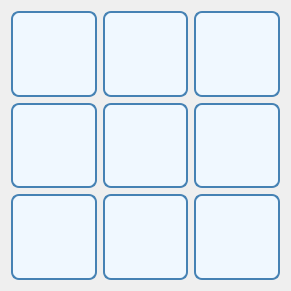
  <widget class="QWidget" name="gridLayoutWidget_11">
   <property name="geometry">
    <rect>
     <x>510</x>
     <y>140</y>
     <width>291</width>
     <height>291</height>
    </rect>
   </property>
   <layout class="QGridLayout" name="gridLayout_5">
    <item row="0" column="2">
     <widget class="QLabel" name="r03">
      <property name="font">
       <font>
        <family>Segoe UI</family>
        <pointsize>12</pointsize>
        <weight>75</weight>
        <italic>false</italic>
        <bold>true</bold>
       </font>
      </property>
      <property name="styleSheet">
       <string notr="true">QLabel {
    background-color: #f0f8ff;       /* Màu nền xanh nhạt */
    border: 2px solid #4682b4;       /* Viền xanh đậm */
    border-radius: 8px;              /* Bo góc */
    color: #000080;                  /* Màu chữ xanh đậm */
    qproperty-alignment: AlignCenter; /* Căn giữa nội dung */
    padding: 5px;
}

QLabel:hover {
    background-color: #dbeeff;       /* Hiệu ứng khi hover */
    border: 2px solid #1e90ff;
}
</string>
      </property>
      <property name="text">
       <string/>
      </property>
     </widget>
    </item>
    <item row="0" column="1">
     <widget class="QLabel" name="r02">
      <property name="font">
       <font>
        <family>Segoe UI</family>
        <pointsize>12</pointsize>
        <weight>75</weight>
        <italic>false</italic>
        <bold>true</bold>
       </font>
      </property>
      <property name="styleSheet">
       <string notr="true">QLabel {
    background-color: #f0f8ff;       /* Màu nền xanh nhạt */
    border: 2px solid #4682b4;       /* Viền xanh đậm */
    border-radius: 8px;              /* Bo góc */
    color: #000080;                  /* Màu chữ xanh đậm */
    qproperty-alignment: AlignCenter; /* Căn giữa nội dung */
    padding: 5px;
}

QLabel:hover {
    background-color: #dbeeff;       /* Hiệu ứng khi hover */
    border: 2px solid #1e90ff;
}
</string>
      </property>
      <property name="text">
       <string/>
      </property>
     </widget>
    </item>
    <item row="0" column="0">
     <widget class="QLabel" name="r01">
      <property name="font">
       <font>
        <family>Segoe UI</family>
        <pointsize>12</pointsize>
        <weight>75</weight>
        <italic>false</italic>
        <bold>true</bold>
       </font>
      </property>
      <property name="styleSheet">
       <string notr="true">QLabel {
    background-color: #f0f8ff;       /* Màu nền xanh nhạt */
    border: 2px solid #4682b4;       /* Viền xanh đậm */
    border-radius: 8px;              /* Bo góc */
    color: #000080;                  /* Màu chữ xanh đậm */
    qproperty-alignment: AlignCenter; /* Căn giữa nội dung */
    padding: 5px;
}

QLabel:hover {
    background-color: #dbeeff;       /* Hiệu ứng khi hover */
    border: 2px solid #1e90ff;
}
</string>
      </property>
      <property name="text">
       <string/>
      </property>
     </widget>
    </item>
    <item row="1" column="1">
     <widget class="QLabel" name="r05">
      <property name="font">
       <font>
        <family>Segoe UI</family>
        <pointsize>12</pointsize>
        <weight>75</weight>
        <italic>false</italic>
        <bold>true</bold>
       </font>
      </property>
      <property name="styleSheet">
       <string notr="true">QLabel {
    background-color: #f0f8ff;       /* Màu nền xanh nhạt */
    border: 2px solid #4682b4;       /* Viền xanh đậm */
    border-radius: 8px;              /* Bo góc */
    color: #000080;                  /* Màu chữ xanh đậm */
    qproperty-alignment: AlignCenter; /* Căn giữa nội dung */
    padding: 5px;
}

QLabel:hover {
    background-color: #dbeeff;       /* Hiệu ứng khi hover */
    border: 2px solid #1e90ff;
}
</string>
      </property>
      <property name="text">
       <string/>
      </property>
     </widget>
    </item>
    <item row="1" column="2">
     <widget class="QLabel" name="r06">
      <property name="font">
       <font>
        <family>Segoe UI</family>
        <pointsize>12</pointsize>
        <weight>75</weight>
        <italic>false</italic>
        <bold>true</bold>
       </font>
      </property>
      <property name="styleSheet">
       <string notr="true">QLabel {
    background-color: #f0f8ff;       /* Màu nền xanh nhạt */
    border: 2px solid #4682b4;       /* Viền xanh đậm */
    border-radius: 8px;              /* Bo góc */
    color: #000080;                  /* Màu chữ xanh đậm */
    qproperty-alignment: AlignCenter; /* Căn giữa nội dung */
    padding: 5px;
}

QLabel:hover {
    background-color: #dbeeff;       /* Hiệu ứng khi hover */
    border: 2px solid #1e90ff;
}
</string>
      </property>
      <property name="text">
       <string/>
      </property>
     </widget>
    </item>
    <item row="1" column="0">
     <widget class="QLabel" name="r04">
      <property name="font">
       <font>
        <family>Segoe UI</family>
        <pointsize>12</pointsize>
        <weight>75</weight>
        <italic>false</italic>
        <bold>true</bold>
       </font>
      </property>
      <property name="styleSheet">
       <string notr="true">QLabel {
    background-color: #f0f8ff;       /* Màu nền xanh nhạt */
    border: 2px solid #4682b4;       /* Viền xanh đậm */
    border-radius: 8px;              /* Bo góc */
    color: #000080;                  /* Màu chữ xanh đậm */
    qproperty-alignment: AlignCenter; /* Căn giữa nội dung */
    padding: 5px;
}

QLabel:hover {
    background-color: #dbeeff;       /* Hiệu ứng khi hover */
    border: 2px solid #1e90ff;
}
</string>
      </property>
      <property name="text">
       <string/>
      </property>
     </widget>
    </item>
    <item row="2" column="0">
     <widget class="QLabel" name="r07">
      <property name="font">
       <font>
        <family>Segoe UI</family>
        <pointsize>12</pointsize>
        <weight>75</weight>
        <italic>false</italic>
        <bold>true</bold>
       </font>
      </property>
      <property name="styleSheet">
       <string notr="true">QLabel {
    background-color: #f0f8ff;       /* Màu nền xanh nhạt */
    border: 2px solid #4682b4;       /* Viền xanh đậm */
    border-radius: 8px;              /* Bo góc */
    color: #000080;                  /* Màu chữ xanh đậm */
    qproperty-alignment: AlignCenter; /* Căn giữa nội dung */
    padding: 5px;
}

QLabel:hover {
    background-color: #dbeeff;       /* Hiệu ứng khi hover */
    border: 2px solid #1e90ff;
}
</string>
      </property>
      <property name="text">
       <string/>
      </property>
     </widget>
    </item>
    <item row="2" column="1">
     <widget class="QLabel" name="r08">
      <property name="font">
       <font>
        <family>Segoe UI</family>
        <pointsize>12</pointsize>
        <weight>75</weight>
        <italic>false</italic>
        <bold>true</bold>
       </font>
      </property>
      <property name="styleSheet">
       <string notr="true">QLabel {
    background-color: #f0f8ff;       /* Màu nền xanh nhạt */
    border: 2px solid #4682b4;       /* Viền xanh đậm */
    border-radius: 8px;              /* Bo góc */
    color: #000080;                  /* Màu chữ xanh đậm */
    qproperty-alignment: AlignCenter; /* Căn giữa nội dung */
    padding: 5px;
}

QLabel:hover {
    background-color: #dbeeff;       /* Hiệu ứng khi hover */
    border: 2px solid #1e90ff;
}
</string>
      </property>
      <property name="text">
       <string/>
      </property>
     </widget>
    </item>
    <item row="2" column="2">
     <widget class="QLabel" name="r09">
      <property name="font">
       <font>
        <family>Segoe UI</family>
        <pointsize>12</pointsize>
        <weight>75</weight>
        <italic>false</italic>
        <bold>true</bold>
       </font>
      </property>
      <property name="styleSheet">
       <string notr="true">QLabel {
    background-color: #f0f8ff;       /* Màu nền xanh nhạt */
    border: 2px solid #4682b4;       /* Viền xanh đậm */
    border-radius: 8px;              /* Bo góc */
    color: #000080;                  /* Màu chữ xanh đậm */
    qproperty-alignment: AlignCenter; /* Căn giữa nội dung */
    padding: 5px;
}

QLabel:hover {
    background-color: #dbeeff;       /* Hiệu ứng khi hover */
    border: 2px solid #1e90ff;
}
</string>
      </property>
      <property name="text">
       <string/>
      </property>
     </widget>
    </item>
   </layout>
  </widget>
